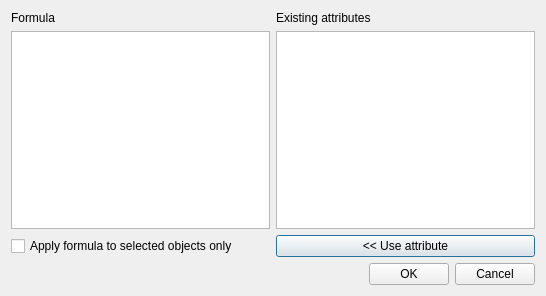
<?xml version="1.0" encoding="UTF-8"?>
<ui version="4.0">
 <class>CInsertColumnDlg</class>
 <widget class="QDialog" name="CInsertColumnDlg">
  <property name="geometry">
   <rect>
    <x>0</x>
    <y>0</y>
    <width>546</width>
    <height>296</height>
   </rect>
  </property>
  <property name="windowTitle">
   <string>Replace Attribute Values</string>
  </property>
  <layout class="QVBoxLayout">
   <item>
    <layout class="QHBoxLayout">
     <item>
      <layout class="QVBoxLayout">
       <item>
        <widget class="QLabel" name="c_formula_desc">
         <property name="text">
          <string>Formula</string>
         </property>
        </widget>
       </item>
       <item>
        <widget class="QTextEdit" name="c_formula"/>
       </item>
      </layout>
     </item>
     <item>
      <layout class="QVBoxLayout">
       <item>
        <widget class="QLabel">
         <property name="text">
          <string>Existing attributes</string>
         </property>
        </widget>
       </item>
       <item>
        <widget class="QListWidget" name="c_column_names"/>
       </item>
      </layout>
     </item>
    </layout>
   </item>
   <item>
    <layout class="QHBoxLayout">
     <item>
      <widget class="QCheckBox" name="c_selection_desc">
       <property name="text">
        <string>Apply formula to selected objects only</string>
       </property>
      </widget>
     </item>
     <item>
      <widget class="QPushButton" name="c_use_column">
       <property name="text">
        <string>&lt;&lt; Use attribute</string>
       </property>
       <property name="checkable">
        <bool>false</bool>
       </property>
      </widget>
     </item>
    </layout>
   </item>
   <item>
    <layout class="QHBoxLayout">
     <item>
      <spacer name="horizontalSpacer">
       <property name="orientation">
        <enum>Qt::Horizontal</enum>
       </property>
       <property name="sizeHint" stdset="0">
        <size>
         <width>40</width>
         <height>20</height>
        </size>
       </property>
      </spacer>
     </item>
     <item>
      <widget class="QPushButton" name="c_ok">
       <property name="text">
        <string>OK</string>
       </property>
      </widget>
     </item>
     <item>
      <widget class="QPushButton" name="c_cancel">
       <property name="text">
        <string>Cancel</string>
       </property>
      </widget>
     </item>
    </layout>
   </item>
  </layout>
 </widget>
 <resources/>
 <connections>
  <connection>
   <sender>c_use_column</sender>
   <signal>clicked()</signal>
   <receiver>CInsertColumnDlg</receiver>
   <slot>OnUseAttribute()</slot>
   <hints>
    <hint type="sourcelabel">
     <x>318</x>
     <y>191</y>
    </hint>
    <hint type="destinationlabel">
     <x>292</x>
     <y>206</y>
    </hint>
   </hints>
  </connection>
  <connection>
   <sender>c_ok</sender>
   <signal>clicked()</signal>
   <receiver>CInsertColumnDlg</receiver>
   <slot>OnOK()</slot>
   <hints>
    <hint type="sourcelabel">
     <x>283</x>
     <y>253</y>
    </hint>
    <hint type="destinationlabel">
     <x>138</x>
     <y>241</y>
    </hint>
   </hints>
  </connection>
  <connection>
   <sender>c_cancel</sender>
   <signal>clicked()</signal>
   <receiver>CInsertColumnDlg</receiver>
   <slot>OnCancel()</slot>
   <hints>
    <hint type="sourcelabel">
     <x>338</x>
     <y>252</y>
    </hint>
    <hint type="destinationlabel">
     <x>372</x>
     <y>212</y>
    </hint>
   </hints>
  </connection>
 </connections>
 <slots>
  <slot>OnUseAttribute()</slot>
  <slot>OnSelChangeColumnNames(QModelIndex)</slot>
  <slot>OnDblclkColumnNames(QModelIndex)</slot>
  <slot>OnOK()</slot>
  <slot>OnCancel()</slot>
 </slots>
</ui>
